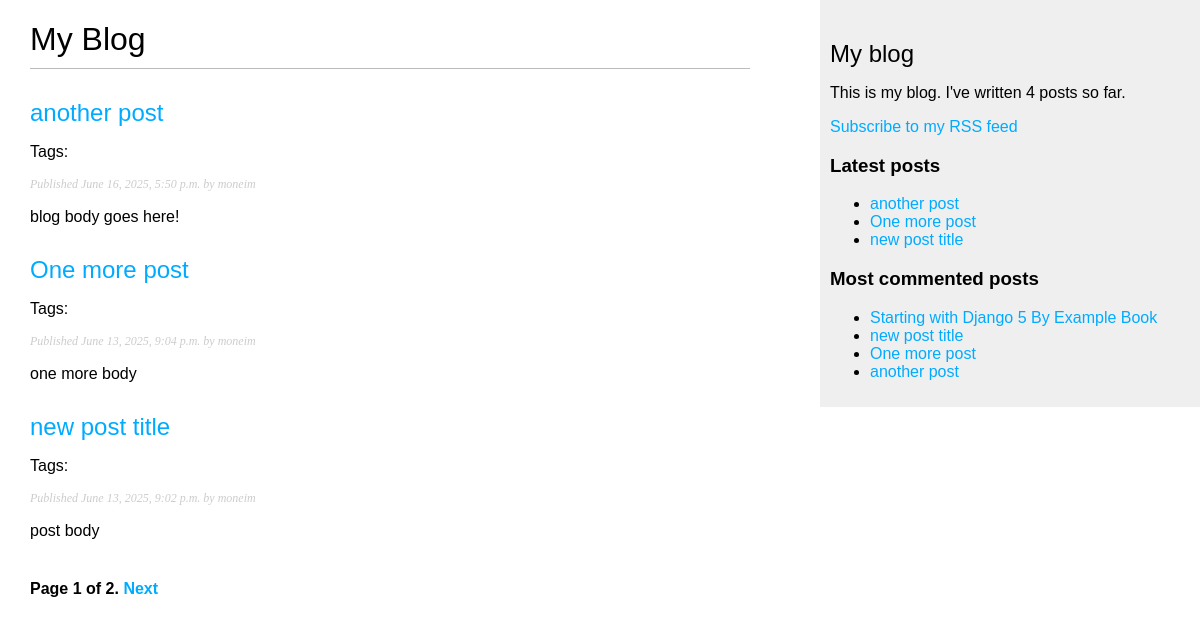
The page /blog/ on the database as committed earlier.
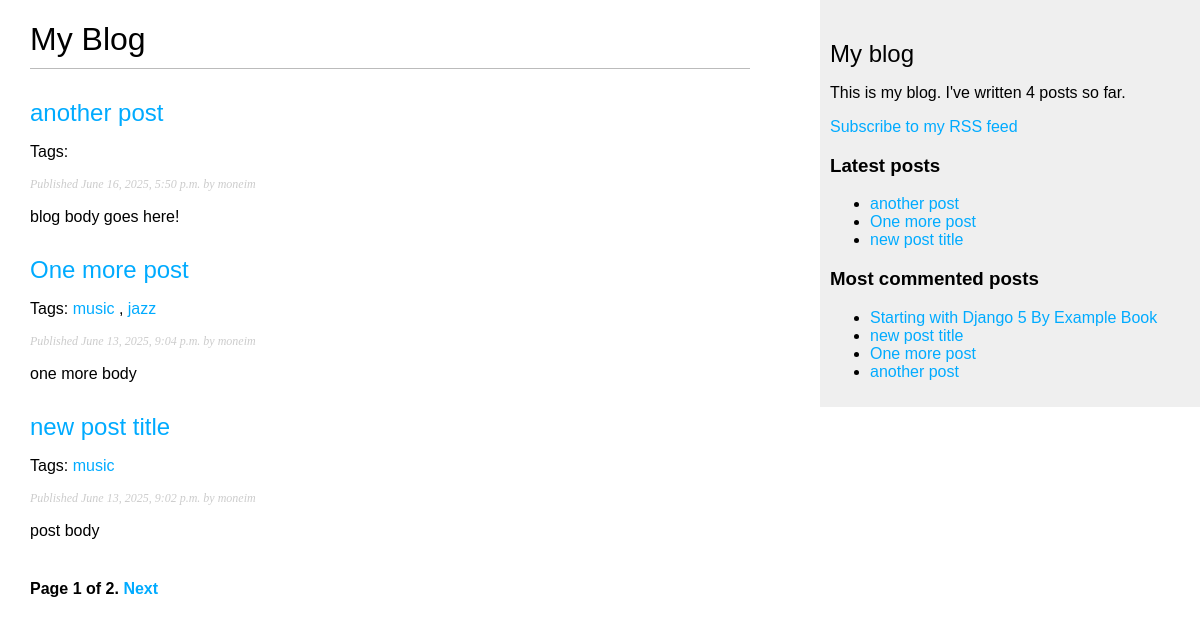
The same page on the database as committed later.
### blog/models.py (models this page shows, shortened)
class Post(models.Model):
    class Status(models.TextChoices):
        DRAFT = 'DF', 'Draft'
        PUBLISHED = 'PB', 'Published'
    title = models.CharField(max_length=250)
    slug = models.SlugField(max_length=250, unique_for_date='publish')
    author = models.ForeignKey(
      settings.AUTH_USER_MODEL, # Use the user model defined in settings.py, which is usually the default User model
      on_delete=models.CASCADE, # If the user is deleted, all their posts will be deleted as well
      related_name='blog_posts', # Allows reverse access to posts from the user (user.blog_posts.all() to get all posts by a user
    )
    body = models.TextField()
    publish = models.DateTimeField(default=timezone.now) # Date when the post is published
    created = models.DateTimeField(auto_now_add=True) # auto add the field on creation
    updated = models.DateTimeField(auto_now=True) # auto update the field on every save
    status = models.CharField(
        max_length=2,
        choices=Status.choices,
        default=Status.DRAFT,
    )
    objects = models.Manager() # the default manager
    published = PublishedManager() # our custom manager
    tags = TaggableManager()
    class Meta:
        ordering = ['-publish'] # Reverse Posts order as the latest post should be first
        indexes = [ # Index for puplish field to speed up queries performance
            models.Index(fields=['-publish'])
        ]
    def get_absolute_url(self):
        return reverse("blog:post_detail", args=[
            self.publish.year,
            self.publish.month,
            self.publish.day,
            self.slug
        ])

### blog/views.py (the view)
# urls.py: path('', views.post_list, name='post_list'),
def post_list(request, tag_slug=None):
    post_list= Post.published.all()
    tag = None
    if tag_slug:
        tag = get_object_or_404(Tag, slug=tag_slug)
        post_list = post_list.filter(tags__in=[tag])
    paginator = Paginator(post_list, 3)
    page_number = request.GET.get('page', 1)
    try:
        posts = paginator.page(page_number)
    except PageNotAnInteger:
        posts = paginator.page(1)
    except EmptyPage:
        posts = paginator.page(paginator.num_pages)
    return render(request, 'blog/post/list.html', {'posts': posts, 'tag': tag})

### blog/models.py (called while the page is built)
    def get_queryset(self):
        return super().get_queryset().filter(status=Post.Status.PUBLISHED)

### blog/templatetags/blog_tags.py (called while the page is built)
@register.simple_tag
def total_posts():
    return Post.published.count()

@register.inclusion_tag('blog/post/latest_posts.html')
def show_latest_posts(count=5):
    latest_posts = Post.published.order_by('-publish')[:count]
    return {'latest_posts': latest_posts}

@register.simple_tag
def get_most_commented_posts(count=5):
    return Post.published.annotate(
      total_comments=Count('comments')
    ).order_by('-total_comments')[:count]

@register.filter(name='markdown')
def markdown_format(text):
    return mark_safe(markdown.markdown(text))

### blog/templates/blog/post/list.html (shortened to what this page needs)
{% extends "blog/base.html" %}
{% load blog_tags %}
{% block content %}
  <h1>My Blog</h1>
  {% for post in posts %}
    <h2>
      <a href="{{ post.get_absolute_url }}" >
        {{ post.title }}
      </a>
    </h2>
    <p class='tags'>
      Tags:
      {% for tag in post.tags.all %}
        <a href="{% url 'blog:post_list_by_tag' tag.slug %}">
          {{ tag.name}}
        </a>{% if not forloop.last %},{% endif%}
      {% endfor %}
    </p>
    <p class='date'>
      Published {{post.publish}} by {{post.author}}
    </p>
    {{post.body|markdown|truncatewords_html:30|linebreaks}}
  {% endfor %}
  {% include "pagination.html" with page=posts %}
{% endblock content %}

### blog/templates/blog/base.html (shortened to what this page needs)
{% load blog_tags %}
{% load static %}
<!DOCTYPE html>
<html lang="en">
<head>
  <link rel="stylesheet" href="{% static 'css/blog.css' %}">
</head>
<body>
  <div id="content">
    {% block content %}
    {% endblock %}
  </div>
  <div id="sidebar">
    <h2>My blog</h2>
    <p>This is my blog. I've written {% total_posts %} posts so far.</p>
    <p>
      <a href="{% url "blog:post_feed" %}">
        Subscribe to my RSS feed
      </a>
    </p>
    <h3>Latest posts</h3>
    {% show_latest_posts 3 %}
    <h3>Most commented posts</h3>
    {% get_most_commented_posts as most_commented_posts %}
    <ul>
      {% for post in most_commented_posts %}
        <li>
          <a href="{{post.get_absolute_url}}"> {{post.title}} </a>
        </li>
        {% endfor %}
    </ul>
  </div>
</body>
</html>

### blog/templates/pagination.html (shortened to what this page needs)
<div class="pagination">
  <span class="step-links">
      <span class="current">
      Page {{ page.number }} of {{ page.paginator.num_pages }}.
      </span>
    {% if page.has_next %}
    <a href="?page={{ page.next_page_number }}">Next</a>
  {% endif %}
  </span>
</div>

### blog/templates/blog/post/latest_posts.html
<ul>
  {% for post in latest_posts %}
    <li>
      <a href="{{ post.get_absolute_url }}">{{ post.title }}</a>
    </li>
  {% endfor %}
</ul>

### blog/static/css/blog.css (style rules this page uses)
body { margin:0; padding:0; font-family:helvetica, sans-serif; }
a { color:#00abff; text-decoration:none; }
h1 { font-weight:normal; border-bottom:1px solid #bbb; padding:0 0 10px 0; }
h2 { font-weight:normal; margin:30px 0 0; }
#content { float:left; width:60%; padding:0 0 0 30px; }
#sidebar { float:right; width:30%; padding:10px; background:#efefef; height:100%; }
p.date { color:#ccc; font-family: georgia, serif; font-size: 12px; font-style: italic; }
.pagination { margin:40px 0; font-weight:bold; }

Rows that differ between the two databases and show on the page:
changed Post "One more post": gains Tag (name "music"); gains Tag (name "jazz")
changed Post "new post title": gains Tag (name "music")
